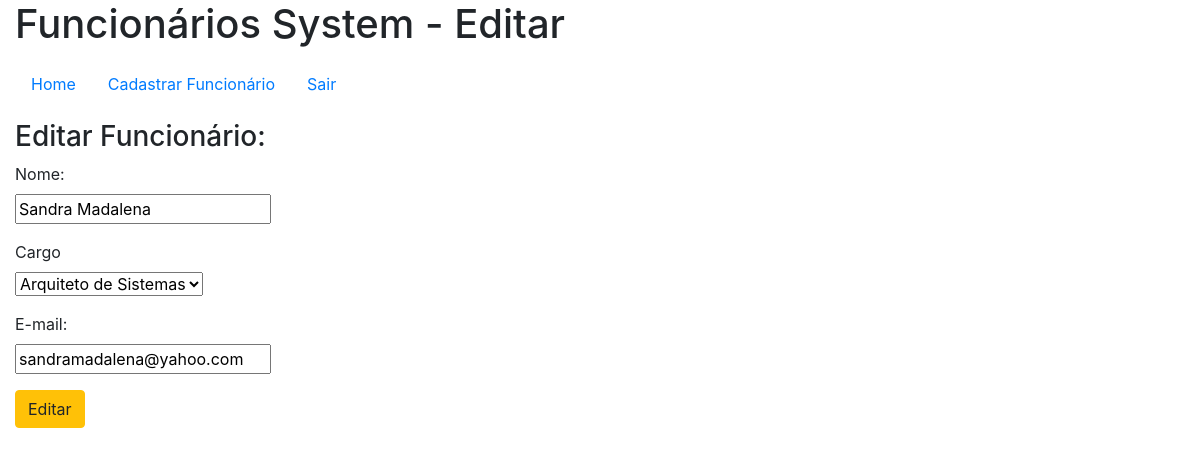
The app's page /editar.php?id_funcionario=7 (signed in) with its own data.
### tables this page shows
CREATE TABLE `funcionarios_tb` (
  `id_funcionario` int(11) NOT NULL,
  `nome` varchar(200) NOT NULL,
  `cargo` varchar(200) NOT NULL,
  `email` varchar(200) NOT NULL
);

### DAO.php (called while the page is built, shortened)
<?php
include_once 'conn.php';
function buscar_funcionario($id_funcionario)
{
	global $conn;
	$sql = "SELECT * FROM funcionarios_tb WHERE id_funcionario = $id_funcionario";
	$result = mysqli_query($conn, $sql);
	if(mysqli_affected_rows($conn) > 0)
	{
		$funcionario = mysqli_fetch_assoc($result);
	}
	else
	{
		$funcionario = '';
	}
	return $funcionario;
}
?>

### editar.php (the view, shortened to what this page needs)
<?php include_once 'lock.php';
include_once'DAO.php';
if(isset($_POST['editar']))
{
	$edt['id_funcionario'] 	= $_POST['id_funcionario'];
	$edt['nome'] 			= $_POST['nome'];
	$edt['cargo'] 			= $_POST['cargo'];
	$edt['email'] 			= $_POST['email'];
	editar_funcionario($edt);
}
else if(empty($_GET['id_funcionario']))
{
	header('location:index.php?msg=invalidid');
}
else
{
	$id_funcionario = $_GET['id_funcionario'];
	$funcionario = buscar_funcionario($id_funcionario);
}
?>
<!DOCTYPE html>
<html lang="pt-br">
<head>
	<link rel="stylesheet" href="https://cdn.jsdelivr.net/npm/bootstrap@4.5.3/dist/css/bootstrap.min.css">
</head>
<body class="container-fluid">
	<h1>Funcionários System - Editar</h1>
	<p><?php include_once 'menu.php'; ?></p>
	<h3>Editar Funcionário:</h3>
	<form action="editar.php" method="post">
		<p>
			<label>Nome:</label><br>
			<input type="text" name="nome" maxlength="100"
			value="<?php echo $funcionario['nome']; ?>">
		</p>
		<p>
			<label>Cargo</label><br>
			<select name="cargo">
				<option value="Arquiteto de Sistemas"
				<?php if($funcionario['cargo'] == 'Arquiteto de Sistemas') echo "selected"; ?>>Arquiteto de Sistemas</option>
			</select>
		</p>
		<p>
			<label>E-mail:</label><br>
			<input type="email" name="email" maxlength="50" value="
			<?php echo $funcionario['email']; ?>">
		</p>
		<button type="submit" name="editar" class="btn btn-warning">Editar</button>
	</form>
</body>
</html>

### records on screen
funcionarios_tb: nome "Sandra Madalena", cargo "Arquiteto de Sistemas", email "sandramadalena@yahoo.com"
